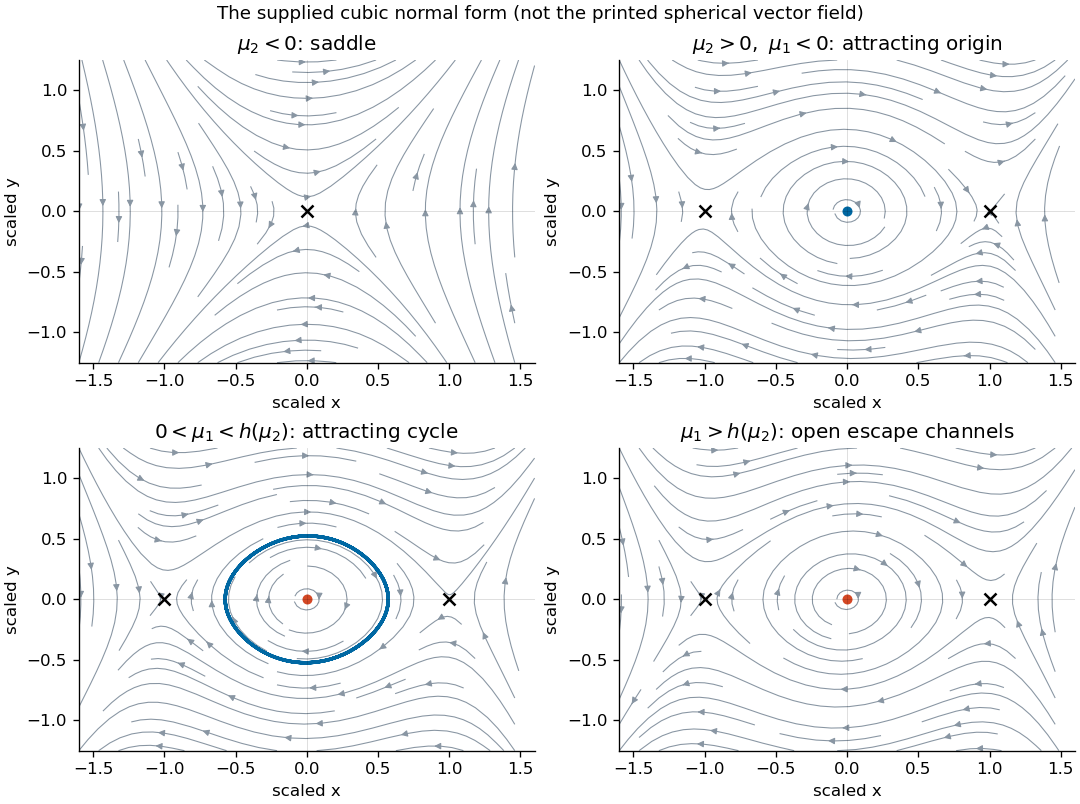

This chart was generated by the following Python code:
"""Original phase portraits; numpy/matplotlib, Python 3.14.
The displayed coordinates scale x by sqrt(abs(mu2)) and y by abs(mu2).
Only the PNG basename is written in the caller's working directory.
"""
import numpy as np
import matplotlib
matplotlib.use('Agg')
import matplotlib.pyplot as plt

def field(p,c,sign=1):
    x,y=p
    return np.array([y,-sign*x+x**3+.2*(c-x*x)*y])

def integrate(p,c,steps=38000,dt=.014):
    p=np.array(p,dtype=float);points=[]
    for j in range(steps):
        k1=field(p,c);k2=field(p+dt*k1/2,c)
        k3=field(p+dt*k2/2,c);k4=field(p+dt*k3,c)
        p+=dt*(k1+2*k2+2*k3+k4)/6
        if np.max(np.abs(p))>3:break
        if j>steps-2500:points.append(p.copy())
    return np.array(points)

fig,axes=plt.subplots(2,2,figsize=(9,6.7),constrained_layout=True)
xx=np.linspace(-1.6,1.6,95);yy=np.linspace(-1.25,1.25,80)
X,Y=np.meshgrid(xx,yy)
settings=[(0,-1,r'$\mu_2<0$: saddle'),(-.14,1,r'$\mu_2>0,\ \mu_1<0$: attracting origin'),(.08,1,r'$0<\mu_1<h(\mu_2)$: attracting cycle'),(.38,1,r'$\mu_1>h(\mu_2)$: open escape channels')]
for ax,(c,sign,title) in zip(axes.flat,settings):
    V=-sign*X+X**3+.2*(c-X**2)*Y
    scale=1+np.hypot(Y,V)
    ax.streamplot(xx,yy,Y/scale,V/scale,density=.8,color='#8996a3',linewidth=.65,arrowsize=.8)
    if sign>0:
        ax.plot([-1,1],[0,0],'kx',ms=7,mew=1.5)
        ax.plot(0,0,'o',color='#0068a3' if c<0 else '#d44825',ms=5)
        if 0<c<.2:
            cycle=integrate([.13,0],c)
            if len(cycle):ax.plot(cycle[:,0],cycle[:,1],color='#0068a3',lw=2,label='stable cycle')
    else:ax.plot(0,0,'kx',ms=7,mew=1.5)
    ax.axhline(0,color='black',alpha=.15,lw=.5)
    ax.axvline(0,color='black',alpha=.15,lw=.5)
    ax.set(xlabel='scaled x',ylabel='scaled y',title=title,xlim=(-1.6,1.6),ylim=(-1.25,1.25))
    ax.spines[['top','right']].set_visible(False)
fig.suptitle('The supplied cubic normal form (not the printed spherical vector field)',fontsize=11)
fig.savefig('paper-59-normal-form-portraits.png',dpi=120,facecolor='white')
plt.close(fig)
